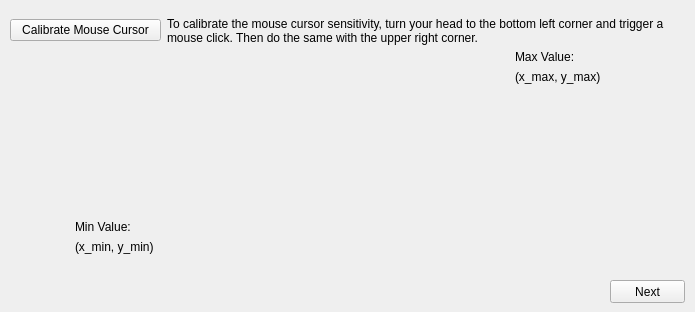
   <widget class="QWidget" name="mouse_cursor">
    <attribute name="title">
     <string>Mouse Cursor</string>
    </attribute>
    <widget class="QPushButton" name="pushButton_next_mouse_cursor">
     <property name="geometry">
      <rect>
       <x>610</x>
       <y>280</y>
       <width>75</width>
       <height>23</height>
      </rect>
     </property>
     <property name="text">
      <string>Next</string>
     </property>
    </widget>
    <widget class="QLabel" name="label_5">
     <property name="geometry">
      <rect>
       <x>175</x>
       <y>50</y>
       <width>321</width>
       <height>241</height>
      </rect>
     </property>
     <property name="text">
      <string/>
     </property>
     <property name="pixmap">
      <pixmap>Monitor.png</pixmap>
     </property>
     <property name="scaledContents">
      <bool>true</bool>
     </property>
    </widget>
    <widget class="QWidget" name="verticalLayoutWidget">
     <property name="geometry">
      <rect>
       <x>75</x>
       <y>220</y>
       <width>101</width>
       <height>34</height>
      </rect>
     </property>
     <layout class="QVBoxLayout" name="verticalLayout">
      <item>
       <widget class="QLabel" name="label_9">
        <property name="text">
         <string>Min Value:</string>
        </property>
       </widget>
      </item>
      <item>
       <widget class="QLabel" name="label_min_values">
        <property name="text">
         <string>(x_min, y_min)</string>
        </property>
       </widget>
      </item>
     </layout>
    </widget>
    <widget class="QWidget" name="verticalLayoutWidget_2">
     <property name="geometry">
      <rect>
       <x>515</x>
       <y>50</y>
       <width>101</width>
       <height>34</height>
      </rect>
     </property>
     <layout class="QVBoxLayout" name="verticalLayout_2">
      <item>
       <widget class="QLabel" name="label_14">
        <property name="text">
         <string>Max Value:</string>
        </property>
       </widget>
      </item>
      <item>
       <widget class="QLabel" name="label_max_values">
        <property name="text">
         <string>(x_max, y_max)</string>
        </property>
       </widget>
      </item>
     </layout>
    </widget>
    <widget class="QWidget" name="horizontalLayoutWidget_2">
     <property name="geometry">
      <rect>
       <x>10</x>
       <y>10</y>
       <width>676</width>
       <height>41</height>
      </rect>
     </property>
     <layout class="QHBoxLayout" name="horizontalLayout_2">
      <item>
       <widget class="QPushButton" name="pushButton_calibrate_mouse_cursor">
        <property name="maximumSize">
         <size>
          <width>151</width>
          <height>16777215</height>
         </size>
        </property>
        <property name="text">
         <string>Calibrate Mouse Cursor</string>
        </property>
       </widget>
      </item>
      <item>
       <widget class="QLabel" name="label_15">
        <property name="text">
         <string>To calibrate the mouse cursor sensitivity, turn your head to the bottom left corner and trigger a mouse click. Then do the same with the upper right corner.</string>
        </property>
        <property name="wordWrap">
         <bool>true</bool>
        </property>
       </widget>
      </item>
     </layout>
    </widget>
   </widget>
